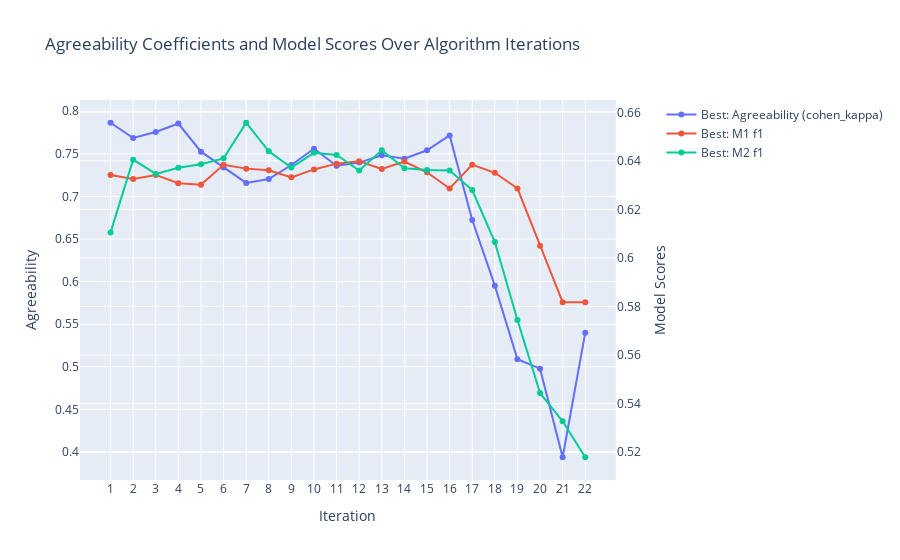

Write notebook code for a chart like this one.
### Code cell
seeker_3.plot_from_results()

### Figure 1 — Plotly figure (JSON) as saved in the notebook; plotly's stock layout.template omitted (floating-point values rounded to 4 significant figures)
{"data": [{"hoverinfo": "text", "hovertext": ["<br> Best: Agreeability (cohen_kappa): <br> 0.7865 <br> All: Mean Agreeability (cohen_kappa): <br> 0.7865 <br> All: Agreeability St. Dev.: <br> 0.0000", "<br> Best: Agreeability (cohen_kappa): <br> 0.7686 <br> All: Mean Agreeability (cohen_kappa): <br> 0.7710 <br> All: Agreeability St. Dev.: <br> 0.0268", "<br> Best: Agreeability (cohen_kappa): <br> 0.7757 <br> All: Mean Agreeability (cohen_kappa): <br> 0.7500 <br> All: Agreeability St. Dev.: <br> 0.0210", "<br> Best: Agreeability (cohen_kappa): <br> 0.7856 <br> All: Mean Agreeability (cohen_kappa): <br> 0.7485 <br> All: Agreeability St. Dev.: <br> 0.0253", "<br> Best: Agreeability (cohen_kappa): <br> 0.7526 <br> All: Mean Agreeability (cohen_kappa): <br> 0.7378 <br> All: Agreeability St. Dev.: <br> 0.0330", "<br> Best: Agreeability (cohen_kappa): <br> 0.7340 <br> All: Mean Agreeability (cohen_kappa): <br> 0.7221 <br> All: Agreeability St. Dev.: <br> 0.0289", "<br> Best: Agreeability (cohen_kappa): <br> 0.7159 <br> All: Mean Agreeability (cohen_kappa): <br> 0.7068 <br> All: Agreeability St. Dev.: <br> 0.0280", "<br> Best: Agreeability (cohen_kappa): <br> 0.7204 <br> All: Mean Agreeability (cohen_kappa): <br> 0.7052 <br> All: Agreeability St. Dev.: <br> 0.0268", "<br> Best: Agreeability (cohen_kappa): <br> 0.7369 <br> All: Mean Agreeability (cohen_kappa): <br> 0.7010 <br> All: Agreeability St. Dev.: <br> 0.0290", "<br> Best: Agreeability (cohen_kappa): <br> 0.7561 <br> All: Mean Agreeability (cohen_kappa): <br> 0.7094 <br> All: Agreeability St. Dev.: <br> 0.0485", "<br> Best: Agreeability (cohen_kappa): <br> 0.7361 <br> All: Mean Agreeability (cohen_kappa): <br> 0.7115 <br> All: Agreeability St. Dev.: <br> 0.0478", "<br> Best: Agreeability (cohen_kappa): <br> 0.7397 <br> All: Mean Agreeability (cohen_kappa): <br> 0.6948 <br> All: Agreeability St. Dev.: <br> 0.0391", "<br> Best: Agreeability (cohen_kappa): <br> 0.7483 <br> All: Mean Agreeability (cohen_kappa): <br> 0.7014 <br> All: Agreeability St. Dev.: <br> 0.0490", "<br> Best: Agreeability (cohen_kappa): <br> 0.7443 <br> All: Mean Agreeability (cohen_kappa): <br> 0.7114 <br> All: Agreeability St. Dev.: <br> 0.0365", "<br> Best: Agreeability (cohen_kappa): <br> 0.7542 <br> All: Mean Agreeability (cohen_kappa): <br> 0.6983 <br> All: Agreeability St. Dev.: <br> 0.0549", "<br> Best: Agreeability (cohen_kappa): <br> 0.7717 <br> All: Mean Agreeability (cohen_kappa): <br> 0.6955 <br> All: Agreeability St. Dev.: <br> 0.0469", "<br> Best: Agreeability (cohen_kappa): <br> 0.6722 <br> All: Mean Agreeability (cohen_kappa): <br> 0.7031 <br> All: Agreeability St. Dev.: <br> 0.0425", "<br> Best: Agreeability (cohen_kappa): <br> 0.5952 <br> All: Mean Agreeability (cohen_kappa): <br> 0.5826 <br> All: Agreeability St. Dev.: <br> 0.0329", "<br> Best: Agreeability (cohen_kappa): <br> 0.5088 <br> All: Mean Agreeability (cohen_kappa): <br> 0.5047 <br> All: Agreeability St. Dev.: <br> 0.0435", "<br> Best: Agreeability (cohen_kappa): <br> 0.4978 <br> All: Mean Agreeability (cohen_kappa): <br> 0.3704 <br> All: Agreeability St. Dev.: <br> 0.0822", "<br> Best: Agreeability (cohen_kappa): <br> 0.3938 <br> All: Mean Agreeability (cohen_kappa): <br> 0.2497 <br> All: Agreeability St. Dev.: <br> 0.1244", "<br> Best: Agreeability (cohen_kappa): <br> 0.5400 <br> All: Mean Agreeability (cohen_kappa): <br> 0.2223 <br> All: Agreeability St. Dev.: <br> 0.3178"], "mode": "lines+markers", "name": "Best: Agreeability (cohen_kappa)", "type": "scatter", "x": [1, 2, 3, 4, 5, 6, 7, 8, 9, 10, 11, 12, 13, 14, 15, 16, 17, 18, 19, 20, 21, 22], "xaxis": "x", "y": [0.7865, 0.7686, 0.7757, 0.7856, 0.7526, 0.734, 0.7159, 0.7204, 0.7369, 0.7561, 0.7361, 0.7397, 0.7483, 0.7443, 0.7542, 0.7717, 0.6722, 0.5952, 0.5088, 0.4978, 0.3938, 0.54], "yaxis": "y"}, {"hoverinfo": "text", "hovertext": ["<br> Best: M1 f1: <br> 0.6342 <br> Best: M1 Included Features: <br> Latitude, Longitude, TenureMonths, MonthlyCharges, TotalCharges, CLTV, Gender, SeniorCitizen, Partner, Dependents, PhoneService, PaperlessBilling, MultipleLines_No_phone_service, MultipleLines_Yes, InternetService_Fiber_optic, InternetService_No, OnlineSecurity_No_internet_service, OnlineSecurity_Yes, OnlineBackup_No_internet_service, OnlineBackup_Yes, DeviceProtection_No_internet_service, DeviceProtection_Yes, TechSupport_No_internet_service, TechSupport_Yes, StreamingTV_No_internet_service, StreamingTV_Yes, StreamingMovies_No_internet_service, StreamingMovies_Yes, Contract_One_year, Contract_Two_year, PaymentMethod_Credit_card_(automatic), PaymentMethod_Electronic_check, PaymentMethod_Mailed_check <br> All: M1 Mean f1: <br> 0.6342 <br> All: M1 STD f1: <br> 0.0000", "<br> Best: M1 f1: <br> 0.6325 <br> Best: M1 Included Features: <br> Latitude, TenureMonths, MonthlyCharges, TotalCharges, CLTV, Gender, SeniorCitizen, Partner, Dependents, PhoneService, PaperlessBilling, MultipleLines_No_phone_service, MultipleLines_Yes, InternetService_Fiber_optic, InternetService_No, OnlineSecurity_No_internet_service, OnlineSecurity_Yes, OnlineBackup_No_internet_service, OnlineBackup_Yes, DeviceProtection_No_internet_service, DeviceProtection_Yes, TechSupport_No_internet_service, TechSupport_Yes, StreamingTV_No_internet_service, StreamingTV_Yes, StreamingMovies_No_internet_service, StreamingMovies_Yes, Contract_One_year, Contract_Two_year, PaymentMethod_Credit_card_(automatic), PaymentMethod_Electronic_check, PaymentMethod_Mailed_check <br> All: M1 Mean f1: <br> 0.6223 <br> All: M1 STD f1: <br> 0.0065", "<br> Best: M1 f1: <br> 0.6342 <br> Best: M1 Included Features: <br> Latitude, TenureMonths, MonthlyCharges, TotalCharges, CLTV, Gender, SeniorCitizen, Dependents, PhoneService, PaperlessBilling, MultipleLines_No_phone_service, MultipleLines_Yes, InternetService_Fiber_optic, InternetService_No, OnlineSecurity_No_internet_service, OnlineSecurity_Yes, OnlineBackup_No_internet_service, OnlineBackup_Yes, DeviceProtection_No_internet_service, DeviceProtection_Yes, TechSupport_No_internet_service, TechSupport_Yes, StreamingTV_No_internet_service, StreamingTV_Yes, StreamingMovies_No_internet_service, StreamingMovies_Yes, Contract_One_year, Contract_Two_year, PaymentMethod_Credit_card_(automatic), PaymentMethod_Electronic_check, PaymentMethod_Mailed_check <br> All: M1 Mean f1: <br> 0.6214 <br> All: M1 STD f1: <br> 0.0065", "<br> Best: M1 f1: <br> 0.6308 <br> Best: M1 Included Features: <br> TenureMonths, MonthlyCharges, TotalCharges, CLTV, Gender, SeniorCitizen, Dependents, PhoneService, PaperlessBilling, MultipleLines_No_phone_service, MultipleLines_Yes, InternetService_Fiber_optic, InternetService_No, OnlineSecurity_No_internet_service, OnlineSecurity_Yes, OnlineBackup_No_internet_service, OnlineBackup_Yes, DeviceProtection_No_internet_service, DeviceProtection_Yes, TechSupport_No_internet_service, TechSupport_Yes, StreamingTV_No_internet_service, StreamingTV_Yes, StreamingMovies_No_internet_service, StreamingMovies_Yes, Contract_One_year, Contract_Two_year, PaymentMethod_Credit_card_(automatic), PaymentMethod_Electronic_check, PaymentMethod_Mailed_check <br> All: M1 Mean f1: <br> 0.6202 <br> All: M1 STD f1: <br> 0.0077", "<br> Best: M1 f1: <br> 0.6302 <br> Best: M1 Included Features: <br> TenureMonths, TotalCharges, CLTV, Gender, SeniorCitizen, Dependents, PhoneService, PaperlessBilling, MultipleLines_No_phone_service, MultipleLines_Yes, InternetService_Fiber_optic, InternetService_No, OnlineSecurity_No_internet_service, OnlineSecurity_Yes, OnlineBackup_No_internet_service, OnlineBackup_Yes, DeviceProtection_No_internet_service, DeviceProtection_Yes, TechSupport_No_internet_service, TechSupport_Yes, StreamingTV_No_internet_service, StreamingTV_Yes, StreamingMovies_No_internet_service, StreamingMovies_Yes, Contract_One_year, Contract_Two_year, PaymentMethod_Credit_card_(automatic), PaymentMethod_Electronic_check, PaymentMethod_Mailed_check <br> All: M1 Mean f1: <br> 0.6205 <br> All: M1 STD f1: <br> 0.0070", "<br> Best: M1 f1: <br> 0.6383 <br> Best: M1 Included Features: <br> TenureMonths, TotalCharges, CLTV, Gender, SeniorCitizen, Dependents, PhoneService, PaperlessBilling, MultipleLines_No_phone_service, MultipleLines_Yes, InternetService_Fiber_optic, InternetService_No, OnlineSecurity_No_internet_service, OnlineSecurity_Yes, DeviceProtection_No_internet_service, DeviceProtection_Yes, TechSupport_No_internet_service, TechSupport_Yes, StreamingTV_No_internet_service, StreamingTV_Yes, StreamingMovies_No_internet_service, StreamingMovies_Yes, Contract_One_year, Contract_Two_year, PaymentMethod_Credit_card_(automatic), PaymentMethod_Electronic_check, PaymentMethod_Mailed_check <br> All: M1 Mean f1: <br> 0.6214 <br> All: M1 STD f1: <br> 0.0114", "<br> Best: M1 f1: <br> 0.6368 <br> Best: M1 Included Features: <br> TenureMonths, TotalCharges, CLTV, Gender, SeniorCitizen, Dependents, PhoneService, PaperlessBilling, MultipleLines_No_phone_service, MultipleLines_Yes, InternetService_Fiber_optic, InternetService_No, OnlineSecurity_No_internet_service, OnlineSecurity_Yes, DeviceProtection_No_internet_service, DeviceProtection_Yes, TechSupport_No_internet_service, TechSupport_Yes, StreamingMovies_No_internet_service, StreamingMovies_Yes, Contract_One_year, Contract_Two_year, PaymentMethod_Credit_card_(automatic), PaymentMethod_Electronic_check, PaymentMethod_Mailed_check <br> All: M1 Mean f1: <br> 0.6269 <br> All: M1 STD f1: <br> 0.0071", "<br> Best: M1 f1: <br> 0.6361 <br> Best: M1 Included Features: <br> TenureMonths, TotalCharges, CLTV, Gender, SeniorCitizen, Dependents, PhoneService, PaperlessBilling, InternetService_Fiber_optic, InternetService_No, OnlineSecurity_No_internet_service, OnlineSecurity_Yes, DeviceProtection_No_internet_service, DeviceProtection_Yes, TechSupport_No_internet_service, TechSupport_Yes, StreamingMovies_No_internet_service, StreamingMovies_Yes, Contract_One_year, Contract_Two_year, PaymentMethod_Credit_card_(automatic), PaymentMethod_Electronic_check, PaymentMethod_Mailed_check <br> All: M1 Mean f1: <br> 0.6280 <br> All: M1 STD f1: <br> 0.0070", "<br> Best: M1 f1: <br> 0.6332 <br> Best: M1 Included Features: <br> TenureMonths, TotalCharges, CLTV, SeniorCitizen, Dependents, PhoneService, PaperlessBilling, InternetService_Fiber_optic, InternetService_No, OnlineSecurity_No_internet_service, OnlineSecurity_Yes, DeviceProtection_No_internet_service, DeviceProtection_Yes, TechSupport_No_internet_service, TechSupport_Yes, StreamingMovies_No_internet_service, StreamingMovies_Yes, Contract_One_year, Contract_Two_year, PaymentMethod_Credit_card_(automatic), PaymentMethod_Electronic_check, PaymentMethod_Mailed_check <br> All: M1 Mean f1: <br> 0.6257 <br> All: M1 STD f1: <br> 0.0076", "<br> Best: M1 f1: <br> 0.6365 <br> Best: M1 Included Features: <br> TenureMonths, TotalCharges, CLTV, SeniorCitizen, Dependents, PhoneService, PaperlessBilling, InternetService_Fiber_optic, InternetService_No, OnlineSecurity_No_internet_service, OnlineSecurity_Yes, DeviceProtection_No_internet_service, DeviceProtection_Yes, TechSupport_No_internet_service, TechSupport_Yes, Contract_One_year, Contract_Two_year, PaymentMethod_Credit_card_(automatic), PaymentMethod_Electronic_check, PaymentMethod_Mailed_check <br> All: M1 Mean f1: <br> 0.6245 <br> All: M1 STD f1: <br> 0.0086", "<br> Best: M1 f1: <br> 0.6389 <br> Best: M1 Included Features: <br> TenureMonths, TotalCharges, CLTV, SeniorCitizen, Dependents, PhoneService, PaperlessBilling, OnlineSecurity_No_internet_service, OnlineSecurity_Yes, DeviceProtection_No_internet_service, DeviceProtection_Yes, TechSupport_No_internet_service, TechSupport_Yes, Contract_One_year, Contract_Two_year, PaymentMethod_Credit_card_(automatic), PaymentMethod_Electronic_check, PaymentMethod_Mailed_check <br> All: M1 Mean f1: <br> 0.6281 <br> All: M1 STD f1: <br> 0.0067", "<br> Best: M1 f1: <br> 0.6398 <br> Best: M1 Included Features: <br> TenureMonths, TotalCharges, CLTV, Dependents, PhoneService, PaperlessBilling, OnlineSecurity_No_internet_service, OnlineSecurity_Yes, DeviceProtection_No_internet_service, DeviceProtection_Yes, TechSupport_No_internet_service, TechSupport_Yes, Contract_One_year, Contract_Two_year, PaymentMethod_Credit_card_(automatic), PaymentMethod_Electronic_check, PaymentMethod_Mailed_check <br> All: M1 Mean f1: <br> 0.6251 <br> All: M1 STD f1: <br> 0.0093", "<br> Best: M1 f1: <br> 0.6367 <br> Best: M1 Included Features: <br> TenureMonths, TotalCharges, Dependents, PhoneService, PaperlessBilling, OnlineSecurity_No_internet_service, OnlineSecurity_Yes, DeviceProtection_No_internet_service, DeviceProtection_Yes, TechSupport_No_internet_service, TechSupport_Yes, Contract_One_year, Contract_Two_year, PaymentMethod_Credit_card_(automatic), PaymentMethod_Electronic_check, PaymentMethod_Mailed_check <br> All: M1 Mean f1: <br> 0.6253 <br> All: M1 STD f1: <br> 0.0080", "<br> Best: M1 f1: <br> 0.6397 <br> Best: M1 Included Features: <br> TenureMonths, TotalCharges, Dependents, PhoneService, OnlineSecurity_No_internet_service, OnlineSecurity_Yes, DeviceProtection_No_internet_service, DeviceProtection_Yes, TechSupport_No_internet_service, TechSupport_Yes, Contract_One_year, Contract_Two_year, PaymentMethod_Credit_card_(automatic), PaymentMethod_Electronic_check, PaymentMethod_Mailed_check <br> All: M1 Mean f1: <br> 0.6266 <br> All: M1 STD f1: <br> 0.0067", "<br> Best: M1 f1: <br> 0.6353 <br> Best: M1 Included Features: <br> TenureMonths, TotalCharges, Dependents, PhoneService, OnlineSecurity_No_internet_service, OnlineSecurity_Yes, TechSupport_No_internet_service, TechSupport_Yes, Contract_One_year, Contract_Two_year, PaymentMethod_Credit_card_(automatic), PaymentMethod_Electronic_check, PaymentMethod_Mailed_check <br> All: M1 Mean f1: <br> 0.6241 <br> All: M1 STD f1: <br> 0.0078", "<br> Best: M1 f1: <br> 0.6286 <br> Best: M1 Included Features: <br> TenureMonths, TotalCharges, Dependents, PhoneService, TechSupport_No_internet_service, TechSupport_Yes, Contract_One_year, Contract_Two_year, PaymentMethod_Credit_card_(automatic), PaymentMethod_Electronic_check, PaymentMethod_Mailed_check <br> All: M1 Mean f1: <br> 0.6178 <br> All: M1 STD f1: <br> 0.0082", "<br> Best: M1 f1: <br> 0.6384 <br> Best: M1 Included Features: <br> TenureMonths, TotalCharges, Dependents, PhoneService, Contract_One_year, Contract_Two_year, PaymentMethod_Credit_card_(automatic), PaymentMethod_Electronic_check, PaymentMethod_Mailed_check <br> All: M1 Mean f1: <br> 0.6190 <br> All: M1 STD f1: <br> 0.0104", "<br> Best: M1 f1: <br> 0.6351 <br> Best: M1 Included Features: <br> TenureMonths, TotalCharges, Dependents, Contract_One_year, Contract_Two_year, PaymentMethod_Credit_card_(automatic), PaymentMethod_Electronic_check, PaymentMethod_Mailed_check <br> All: M1 Mean f1: <br> 0.6110 <br> All: M1 STD f1: <br> 0.0185", "<br> Best: M1 f1: <br> 0.6286 <br> Best: M1 Included Features: <br> TenureMonths, TotalCharges, Contract_One_year, Contract_Two_year, PaymentMethod_Credit_card_(automatic), PaymentMethod_Electronic_check, PaymentMethod_Mailed_check <br> All: M1 Mean f1: <br> 0.6142 <br> All: M1 STD f1: <br> 0.0149", "<br> Best: M1 f1: <br> 0.6051 <br> Best: M1 Included Features: <br> TenureMonths, TotalCharges, Contract_One_year, Contract_Two_year <br> All: M1 Mean f1: <br> 0.5676 <br> All: M1 STD f1: <br> 0.0234", "<br> Best: M1 f1: <br> 0.5818 <br> Best: M1 Included Features: <br> TotalCharges, Contract_One_year, Contract_Two_year <br> All: M1 Mean f1: <br> 0.5771 <br> All: M1 STD f1: <br> 0.0067", "<br> Best: M1 f1: <br> 0.5818 <br> Best: M1 Included Features: <br> Contract_One_year, Contract_Two_year <br> All: M1 Mean f1: <br> 0.5180 <br> All: M1 STD f1: <br> 0.0638"], "mode": "lines+markers", "name": "Best: M1 f1", "type": "scatter", "x": [1, 2, 3, 4, 5, 6, 7, 8, 9, 10, 11, 12, 13, 14, 15, 16, 17, 18, 19, 20, 21, 22], "xaxis": "x", "y": [0.6342, 0.6325, 0.6342, 0.6308, 0.6302, 0.6383, 0.6368, 0.6361, 0.6332, 0.6365, 0.6389, 0.6398, 0.6367, 0.6397, 0.6353, 0.6286, 0.6384, 0.6351, 0.6286, 0.6051, 0.5818, 0.5818], "yaxis": "y2"}, {"hoverinfo": "text", "hovertext": ["<br> Best: M2 f1: <br> 0.6105 <br> Best: M2 Included Features: <br> Latitude, Longitude, TenureMonths, MonthlyCharges, TotalCharges, CLTV, Gender, SeniorCitizen, Partner, Dependents, PhoneService, PaperlessBilling, MultipleLines_No_phone_service, MultipleLines_Yes, InternetService_Fiber_optic, InternetService_No, OnlineSecurity_No_internet_service, OnlineSecurity_Yes, OnlineBackup_No_internet_service, OnlineBackup_Yes, DeviceProtection_No_internet_service, DeviceProtection_Yes, TechSupport_No_internet_service, TechSupport_Yes, StreamingTV_No_internet_service, StreamingTV_Yes, StreamingMovies_No_internet_service, StreamingMovies_Yes, Contract_One_year, Contract_Two_year, PaymentMethod_Credit_card_(automatic), PaymentMethod_Electronic_check, PaymentMethod_Mailed_check <br> All: M2 Mean f1: <br> 0.6105 <br> All: M2 STD f1: <br> 0.0000", "<br> Best: M2 f1: <br> 0.6405 <br> Best: M2 Included Features: <br> Latitude, Longitude, TenureMonths, MonthlyCharges, TotalCharges, CLTV, Gender, SeniorCitizen, Partner, Dependents, PhoneService, PaperlessBilling, MultipleLines_No_phone_service, MultipleLines_Yes, InternetService_Fiber_optic, InternetService_No, OnlineBackup_No_internet_service, OnlineBackup_Yes, DeviceProtection_No_internet_service, DeviceProtection_Yes, TechSupport_No_internet_service, TechSupport_Yes, StreamingTV_No_internet_service, StreamingTV_Yes, StreamingMovies_No_internet_service, StreamingMovies_Yes, Contract_One_year, Contract_Two_year, PaymentMethod_Credit_card_(automatic), PaymentMethod_Electronic_check, PaymentMethod_Mailed_check <br> All: M2 Mean f1: <br> 0.6106 <br> All: M2 STD f1: <br> 0.0112", "<br> Best: M2 f1: <br> 0.6346 <br> Best: M2 Included Features: <br> Latitude, Longitude, TenureMonths, MonthlyCharges, TotalCharges, CLTV, Gender, Partner, Dependents, PhoneService, PaperlessBilling, MultipleLines_No_phone_service, MultipleLines_Yes, InternetService_Fiber_optic, InternetService_No, OnlineBackup_No_internet_service, OnlineBackup_Yes, DeviceProtection_No_internet_service, DeviceProtection_Yes, TechSupport_No_internet_service, TechSupport_Yes, StreamingTV_No_internet_service, StreamingTV_Yes, StreamingMovies_No_internet_service, StreamingMovies_Yes, Contract_One_year, Contract_Two_year, PaymentMethod_Credit_card_(automatic), PaymentMethod_Electronic_check, PaymentMethod_Mailed_check <br> All: M2 Mean f1: <br> 0.6189 <br> All: M2 STD f1: <br> 0.0082", "<br> Best: M2 f1: <br> 0.6372 <br> Best: M2 Included Features: <br> Latitude, TenureMonths, MonthlyCharges, TotalCharges, CLTV, Gender, Partner, Dependents, PhoneService, PaperlessBilling, MultipleLines_No_phone_service, MultipleLines_Yes, InternetService_Fiber_optic, InternetService_No, OnlineBackup_No_internet_service, OnlineBackup_Yes, DeviceProtection_No_internet_service, DeviceProtection_Yes, TechSupport_No_internet_service, TechSupport_Yes, StreamingTV_No_internet_service, StreamingTV_Yes, StreamingMovies_No_internet_service, StreamingMovies_Yes, Contract_One_year, Contract_Two_year, PaymentMethod_Credit_card_(automatic), PaymentMethod_Electronic_check, PaymentMethod_Mailed_check <br> All: M2 Mean f1: <br> 0.6240 <br> All: M2 STD f1: <br> 0.0085", "<br> Best: M2 f1: <br> 0.6386 <br> Best: M2 Included Features: <br> Latitude, TenureMonths, MonthlyCharges, TotalCharges, CLTV, Gender, Partner, Dependents, PhoneService, PaperlessBilling, MultipleLines_No_phone_service, MultipleLines_Yes, InternetService_Fiber_optic, InternetService_No, OnlineBackup_No_internet_service, OnlineBackup_Yes, DeviceProtection_No_internet_service, DeviceProtection_Yes, TechSupport_No_internet_service, TechSupport_Yes, StreamingTV_No_internet_service, StreamingTV_Yes, Contract_One_year, Contract_Two_year, PaymentMethod_Credit_card_(automatic), PaymentMethod_Electronic_check, PaymentMethod_Mailed_check <br> All: M2 Mean f1: <br> 0.6268 <br> All: M2 STD f1: <br> 0.0083", "<br> Best: M2 f1: <br> 0.6410 <br> Best: M2 Included Features: <br> Latitude, TenureMonths, MonthlyCharges, TotalCharges, CLTV, Partner, Dependents, PhoneService, PaperlessBilling, MultipleLines_No_phone_service, MultipleLines_Yes, InternetService_Fiber_optic, InternetService_No, OnlineBackup_No_internet_service, OnlineBackup_Yes, DeviceProtection_No_internet_service, DeviceProtection_Yes, TechSupport_No_internet_service, TechSupport_Yes, StreamingTV_No_internet_service, StreamingTV_Yes, Contract_One_year, Contract_Two_year, PaymentMethod_Credit_card_(automatic), PaymentMethod_Electronic_check, PaymentMethod_Mailed_check <br> All: M2 Mean f1: <br> 0.6254 <br> All: M2 STD f1: <br> 0.0096", "<br> Best: M2 f1: <br> 0.6557 <br> Best: M2 Included Features: <br> Latitude, TenureMonths, MonthlyCharges, TotalCharges, CLTV, Dependents, PhoneService, PaperlessBilling, MultipleLines_No_phone_service, MultipleLines_Yes, InternetService_Fiber_optic, InternetService_No, OnlineBackup_No_internet_service, OnlineBackup_Yes, DeviceProtection_No_internet_service, DeviceProtection_Yes, TechSupport_No_internet_service, TechSupport_Yes, StreamingTV_No_internet_service, StreamingTV_Yes, Contract_One_year, Contract_Two_year, PaymentMethod_Credit_card_(automatic), PaymentMethod_Electronic_check, PaymentMethod_Mailed_check <br> All: M2 Mean f1: <br> 0.6318 <br> All: M2 STD f1: <br> 0.0136", "<br> Best: M2 f1: <br> 0.6439 <br> Best: M2 Included Features: <br> Latitude, TenureMonths, MonthlyCharges, TotalCharges, CLTV, Dependents, PhoneService, PaperlessBilling, InternetService_Fiber_optic, InternetService_No, OnlineBackup_No_internet_service, OnlineBackup_Yes, DeviceProtection_No_internet_service, DeviceProtection_Yes, TechSupport_No_internet_service, TechSupport_Yes, StreamingTV_No_internet_service, StreamingTV_Yes, Contract_One_year, Contract_Two_year, PaymentMethod_Credit_card_(automatic), PaymentMethod_Electronic_check, PaymentMethod_Mailed_check <br> All: M2 Mean f1: <br> 0.6298 <br> All: M2 STD f1: <br> 0.0088", "<br> Best: M2 f1: <br> 0.6373 <br> Best: M2 Included Features: <br> Latitude, TenureMonths, MonthlyCharges, CLTV, Dependents, PhoneService, PaperlessBilling, InternetService_Fiber_optic, InternetService_No, OnlineBackup_No_internet_service, OnlineBackup_Yes, DeviceProtection_No_internet_service, DeviceProtection_Yes, TechSupport_No_internet_service, TechSupport_Yes, StreamingTV_No_internet_service, StreamingTV_Yes, Contract_One_year, Contract_Two_year, PaymentMethod_Credit_card_(automatic), PaymentMethod_Electronic_check, PaymentMethod_Mailed_check <br> All: M2 Mean f1: <br> 0.6187 <br> All: M2 STD f1: <br> 0.0129", "<br> Best: M2 f1: <br> 0.6433 <br> Best: M2 Included Features: <br> Latitude, TenureMonths, MonthlyCharges, CLTV, Dependents, PhoneService, PaperlessBilling, OnlineBackup_No_internet_service, OnlineBackup_Yes, DeviceProtection_No_internet_service, DeviceProtection_Yes, TechSupport_No_internet_service, TechSupport_Yes, StreamingTV_No_internet_service, StreamingTV_Yes, Contract_One_year, Contract_Two_year, PaymentMethod_Credit_card_(automatic), PaymentMethod_Electronic_check, PaymentMethod_Mailed_check <br> All: M2 Mean f1: <br> 0.6240 <br> All: M2 STD f1: <br> 0.0147", "<br> Best: M2 f1: <br> 0.6424 <br> Best: M2 Included Features: <br> Latitude, TenureMonths, MonthlyCharges, CLTV, Dependents, PhoneService, OnlineBackup_No_internet_service, OnlineBackup_Yes, DeviceProtection_No_internet_service, DeviceProtection_Yes, TechSupport_No_internet_service, TechSupport_Yes, StreamingTV_No_internet_service, StreamingTV_Yes, Contract_One_year, Contract_Two_year, PaymentMethod_Credit_card_(automatic), PaymentMethod_Electronic_check, PaymentMethod_Mailed_check <br> All: M2 Mean f1: <br> 0.6185 <br> All: M2 STD f1: <br> 0.0186", "<br> Best: M2 f1: <br> 0.6360 <br> Best: M2 Included Features: <br> Latitude, TenureMonths, MonthlyCharges, CLTV, Dependents, OnlineBackup_No_internet_service, OnlineBackup_Yes, DeviceProtection_No_internet_service, DeviceProtection_Yes, TechSupport_No_internet_service, TechSupport_Yes, StreamingTV_No_internet_service, StreamingTV_Yes, Contract_One_year, Contract_Two_year, PaymentMethod_Credit_card_(automatic), PaymentMethod_Electronic_check, PaymentMethod_Mailed_check <br> All: M2 Mean f1: <br> 0.6186 <br> All: M2 STD f1: <br> 0.0143", "<br> Best: M2 f1: <br> 0.6444 <br> Best: M2 Included Features: <br> Latitude, TenureMonths, MonthlyCharges, CLTV, Dependents, DeviceProtection_No_internet_service, DeviceProtection_Yes, TechSupport_No_internet_service, TechSupport_Yes, StreamingTV_No_internet_service, StreamingTV_Yes, Contract_One_year, Contract_Two_year, PaymentMethod_Credit_card_(automatic), PaymentMethod_Electronic_check, PaymentMethod_Mailed_check <br> All: M2 Mean f1: <br> 0.6189 <br> All: M2 STD f1: <br> 0.0133", "<br> Best: M2 f1: <br> 0.6369 <br> Best: M2 Included Features: <br> Latitude, TenureMonths, MonthlyCharges, CLTV, Dependents, DeviceProtection_No_internet_service, DeviceProtection_Yes, TechSupport_No_internet_service, TechSupport_Yes, StreamingTV_No_internet_service, StreamingTV_Yes, Contract_One_year, Contract_Two_year <br> All: M2 Mean f1: <br> 0.6197 <br> All: M2 STD f1: <br> 0.0138", "<br> Best: M2 f1: <br> 0.6363 <br> Best: M2 Included Features: <br> Latitude, TenureMonths, MonthlyCharges, CLTV, Dependents, DeviceProtection_No_internet_service, DeviceProtection_Yes, TechSupport_No_internet_service, TechSupport_Yes, Contract_One_year, Contract_Two_year <br> All: M2 Mean f1: <br> 0.6184 <br> All: M2 STD f1: <br> 0.0108", "<br> Best: M2 f1: <br> 0.6360 <br> Best: M2 Included Features: <br> Latitude, TenureMonths, MonthlyCharges, CLTV, Dependents, TechSupport_No_internet_service, TechSupport_Yes, Contract_One_year, Contract_Two_year <br> All: M2 Mean f1: <br> 0.6114 <br> All: M2 STD f1: <br> 0.0182", "<br> Best: M2 f1: <br> 0.6280 <br> Best: M2 Included Features: <br> TenureMonths, MonthlyCharges, CLTV, Dependents, TechSupport_No_internet_service, TechSupport_Yes, Contract_One_year, Contract_Two_year <br> All: M2 Mean f1: <br> 0.6160 <br> All: M2 STD f1: <br> 0.0103", "<br> Best: M2 f1: <br> 0.6066 <br> Best: M2 Included Features: <br> TenureMonths, MonthlyCharges, CLTV, TechSupport_No_internet_service, TechSupport_Yes, Contract_One_year, Contract_Two_year <br> All: M2 Mean f1: <br> 0.5895 <br> All: M2 STD f1: <br> 0.0133", "<br> Best: M2 f1: <br> 0.5745 <br> Best: M2 Included Features: <br> TenureMonths, MonthlyCharges, CLTV, TechSupport_No_internet_service, TechSupport_Yes <br> All: M2 Mean f1: <br> 0.5641 <br> All: M2 STD f1: <br> 0.0095", "<br> Best: M2 f1: <br> 0.5444 <br> Best: M2 Included Features: <br> TenureMonths, MonthlyCharges, CLTV <br> All: M2 Mean f1: <br> 0.5232 <br> All: M2 STD f1: <br> 0.0168", "<br> Best: M2 f1: <br> 0.5327 <br> Best: M2 Included Features: <br> TenureMonths, MonthlyCharges <br> All: M2 Mean f1: <br> 0.4537 <br> All: M2 STD f1: <br> 0.0571", "<br> Best: M2 f1: <br> 0.5179 <br> Best: M2 Included Features: <br> TenureMonths <br> All: M2 Mean f1: <br> 0.4349 <br> All: M2 STD f1: <br> 0.0831"], "mode": "lines+markers", "name": "Best: M2 f1", "type": "scatter", "x": [1, 2, 3, 4, 5, 6, 7, 8, 9, 10, 11, 12, 13, 14, 15, 16, 17, 18, 19, 20, 21, 22], "xaxis": "x", "y": [0.6105, 0.6405, 0.6346, 0.6372, 0.6386, 0.641, 0.6557, 0.6439, 0.6373, 0.6433, 0.6424, 0.636, 0.6444, 0.6369, 0.6363, 0.636, 0.628, 0.6066, 0.5745, 0.5444, 0.5327, 0.5179], "yaxis": "y2"}], "layout": {"hovermode": "closest", "title": {"text": "Agreeability Coefficients and Model Scores Over Algorithm Iterations"}, "xaxis": {"anchor": "y", "domain": [0, 0.94], "title": {"text": "Iteration"}, "type": "category"}, "yaxis": {"anchor": "x", "domain": [0, 1], "title": {"text": "Agreeability"}}, "yaxis2": {"anchor": "x", "overlaying": "y", "side": "right", "title": {"text": "Model Scores"}}}}
